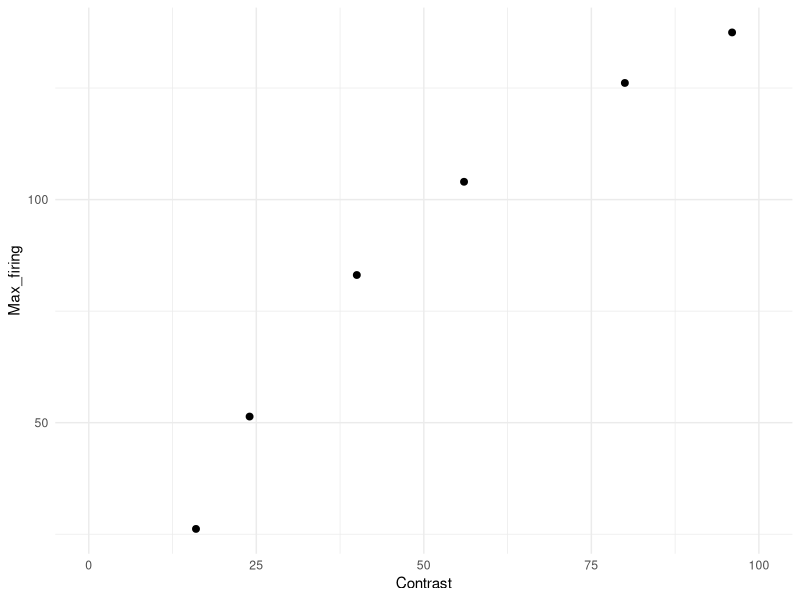
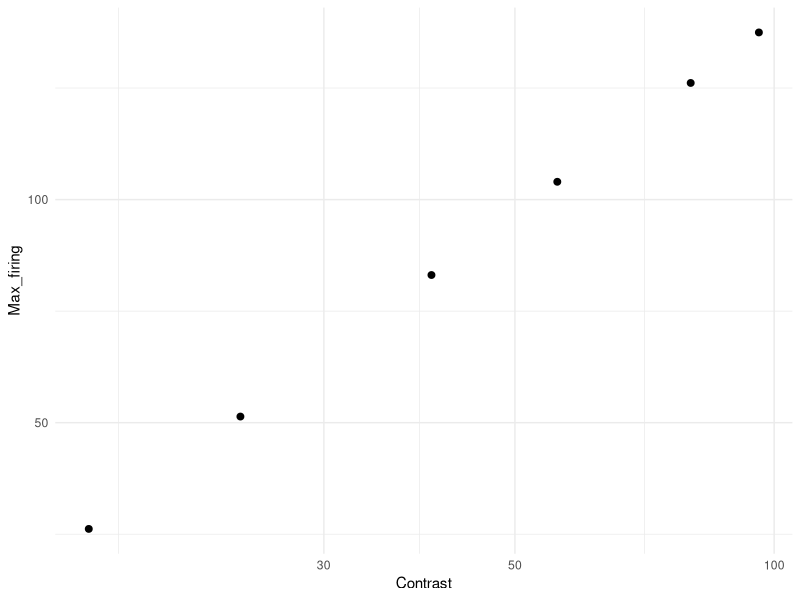

Write the R code that produced these figures, in order. (Note: this script raises an error after producing the figures.)
# Simulation based on Albrecht & Hamilton (1982, fig. 1G)

library(tidyverse)
library(doParallel)
library(foreach)

Contrast <- c(2, 4, 8, 16, 24, 40, 56, 80, 96)
a <- -146 # fixed at 60 for comparability
b <-  143

Max_firing <- a + b * log10(Contrast)
df_ah <- data.frame(Contrast, Max_firing)
df_ah <- df_ah[df_ah$Max_firing >= 0, ]

g1 <- ggplot(df_ah, aes(x = Contrast, y = Max_firing)) +
  geom_point(size = 2) +
  coord_cartesian(xlim = c(0, 100)) +
  theme_minimal()
g1            

g2 <- ggplot(df_ah, aes(x = Contrast, y = Max_firing)) +
  geom_point(size = 2) +
  scale_x_log10() +
  theme_minimal()
g2 

### Simulation ###
cl <- makeCluster(parallel::detectCores() - 1)
registerDoParallel(cl)

n_neurons <- 180                                               # Number of neurons in the population
orientations <- seq(1, 180, by = 1)                            # Possible orientations (0 to 359 degrees)
preferred_orientations <-  seq(1, 180, length.out = n_neurons) # Preferred orientation of each neuron
max_firing_seq <- df_ah$Max_firing                             # Maximum firing rate of each neuron
contrast <-       df_ah$Contrast
tuning_width    <- 20                                          # Tuning width (standard deviation) of each neuron's response curve
n_trials <- 10000

all_results <- list()

for (max_firing_rate in max_firing_seq) {
  
  cat("Running max firing rate =", max_firing_rate, "\n")
  
  tuning_curves <- matrix(0, nrow = n_neurons, ncol = length(orientations))
  
  for (i in 1:n_neurons) {
    tuning_curves[i, ] <- max_firing_rate * exp(
      -0.5 * (
        pmin(abs(orientations - preferred_orientations[i]),
             180 - abs(orientations - preferred_orientations[i]))^2
      ) / tuning_width^2
    )
  }
  
  # ---- 90 ----
  responses_90 <- foreach(
    i = 1:n_trials,
    .combine = rbind,
    .packages = "stats"
  ) %dopar% {
    
    input_90 <- rnorm(n_trials, 90, 0)
    idx <- round(input_90[i]) + 1
    idx <- pmin(pmax(idx, 1), 180)
    
    mu <- tuning_curves[, idx]
    mu[mu == 0] <- 1e-8
    
    resp <- rnbinom(n_neurons, size = 1000000, mu = mu)
    
    cbind(resp,
          neuron = seq_len(n_neurons),
          stim = 90,
          trial = i,
          maxFR = max_firing_rate)
  }
  
  # ---- 91 ----
  responses_91 <- foreach(
    i = 1:n_trials,
    .combine = rbind,
    .packages = "stats"
  ) %dopar% {
    
    input_91 <- rnorm(n_trials, 91, 0)
    idx <- round(input_91[i]) + 1
    idx <- pmin(pmax(idx, 1), 180)
    
    mu <- tuning_curves[, idx]
    mu[mu == 0] <- 1e-8
    
    resp <- rnbinom(n_neurons, size = 1000000, mu = mu)
    
    cbind(resp,
          neuron = seq_len(n_neurons),
          stim = 91,
          trial = i,
          maxFR = max_firing_rate)
  }
  
  df_tmp <- as.data.frame(rbind(responses_90, responses_91))
  colnames(df_tmp) <- c("Spikes", "Neuron", "Stimulus", "Trial", "Contrast")
  
  all_results[[as.character(max_firing_rate)]] <- df_tmp
}

df <- do.call(rbind, all_results)
df$Contrast <- contrast[match(df$Contrast, max_firing_seq)]

### Visualization ###
df %>%
  group_by(Stimulus, Contrast, Trial) %>%
  summarise(Sum_spikes = sum(Spikes), .groups = "drop") -> df_sum

g3 <- ggplot(df_sum, aes(x = Sum_spikes, color = factor(Contrast))) +
  geom_density(alpha = 0.2, linewidth = 1) +
  theme_classic() +
  labs(
    x = "Sum of spikes",
    y = "Density",
    color = "Max firing rate",
    fill =  "Max firing rate"
  )
g3

df_sum %>%
  group_by(Contrast) %>%
  summarise(Mean_sum_spikes = mean(Sum_spikes),
            SD_sum_spikes = sd(Sum_spikes), .groups = "drop") -> df_summary

df_summary %>%
  ggplot(aes(x = Contrast, y = Mean_sum_spikes)) +
  geom_point(size = 2) +
  coord_cartesian(xlim = c(0, 100)) +
  theme_minimal() -> g4
g4

df_summary %>%
  ggplot(aes(x = Contrast, y = Mean_sum_spikes)) +
  geom_point(size = 2) +
  scale_x_log10() +
  scale_y_log10() +
  theme_minimal() -> g5
g5

df_summary %>%
  ggplot(aes(x = Contrast, y = SD_sum_spikes)) +
  geom_point(size = 2) +
  coord_cartesian(xlim = c(0, 100)) +
  theme_minimal() -> g6
g6

df_summary %>%
  ggplot(aes(x = Contrast, y = SD_sum_spikes)) +
  geom_point(size = 2) +
  scale_x_log10() +
  theme_minimal() -> g7
g7

df %>%
  filter(Neuron %in% c(90, 91)) %>%
  pivot_wider(names_from = Neuron, values_from = Spikes) %>%
  ggplot(aes(x = `90`, y = `91`, color = factor(Stimulus))) +
  geom_point(size = 2, alpha = 0.2) +
  labs(x = "Neuron 90", y = "Neuron 91") +
  coord_cartesian(xlim = c(0, 100), ylim = c(0, 100)) +
  theme_minimal() +
  facet_wrap(. ~ Contrast) -> g8
# g8

# sanity check for fano factor 
df %>%
  group_by(Contrast, Stimulus, Neuron) %>%
  summarise(
    mean_spikes = mean(Spikes),
    var_spikes  = var(Spikes),
    fano = var_spikes / mean_spikes,
    .groups = "drop"
  ) %>%
  filter(mean_spikes > 0) %>%
  group_by(Contrast, Stimulus) %>%
  summarise(
    mean_mean_spikes = mean(mean_spikes, na.rm = TRUE),
    mean_var_spikes = mean(var_spikes),
    mean_fano = mean(fano, na.rm = TRUE), # average across neurons
    sd_fano   = sd(fano, na.rm = TRUE),   # sd across neurons
    .groups = "drop")

### Linear Fisher information ###
df_wide <- df %>%
  pivot_wider(
    id_cols = c(Trial, Contrast, Stimulus),
    names_from = Neuron,
    values_from = Spikes)

df_wide$Stimulus_bin <- ifelse(df_wide$Stimulus == 90, 1, 0)

compute_lfi <- function(data, lambda = 1e-6) {
  
  neurons <- grep("^[0-9]+$", colnames(data), value = TRUE)  
  
  data0 <- data[data$Stimulus_bin == 0, neurons]
  data1 <- data[data$Stimulus_bin == 1, neurons]
  
  mu0 <- colMeans(data0)
  mu1 <- colMeans(data1)
  
  df <- mu1 - mu0
  
  Sigma0 <- cov(data0)
  Sigma1 <- cov(data1)
  Sigma  <- (Sigma0 + Sigma1) / 2
  
  p <- length(neurons)              # 逆行列を安定化させる処理 (ニューロン間の相関を少し弱める)
  Sigma <- Sigma + lambda * diag(p) # Ridge正則化, Tikhonov regularization (小さい固有値を持ち上げる)
  
  I <- as.numeric(t(df) %*% solve(Sigma) %*% df) # LFI
  I_per_neuron <- I / p
  
  return(I_per_neuron)
}

maxFR_values <- sort(unique(df_wide$Contrast))

lfi_results <- data.frame(
  Contrast = numeric(),
  LFI_per_neuron = numeric()
)

for (maxFR in maxFR_values) {
  df_sub <- df_wide[df_wide$Contrast == maxFR, ]
  lfi_value <- compute_lfi(df_sub)
  lfi_results <- rbind(lfi_results,
                       data.frame(Contrast = maxFR,
                                  LFI_per_neuron = lfi_value))
}

lfi_results$Contrast <- contrast
print(lfi_results)

lfi_results %>%
  ggplot(aes(x = Contrast, y = LFI_per_neuron)) +
  geom_point(size = 2) +
  coord_cartesian(xlim = c(0, 100)) +
  theme_minimal() -> g9
g9

### Decoding with logistic regression ###
run_logistic_cv_parallel <- function(data, k = 5, ncores = detectCores() - 1) {
  
  predictors <- grep("^[0-9]+$", colnames(data), value = TRUE)  
  n <- nrow(data)
  
  set.seed(123)
  folds <- sample(rep(1:k, length.out = n))
  
  cl <- makeCluster(ncores)
  registerDoParallel(cl)
  
  acc <- foreach(i = 1:k, .combine = c) %dopar% {
    
    train <- data[folds != i, ]
    test  <- data[folds == i, ]
    
    model <- glm(
      Stimulus_bin ~ .,
      data = train[, c("Stimulus_bin", predictors)],
      family = binomial
    )
    
    prob <- predict(model, newdata = test, type = "response")
    pred <- ifelse(prob > 0.5, 1, 0)
    
    mean(pred == test$Stimulus_bin)
  }
  
  stopCluster(cl)
  
  mean(acc)
}

decoding_results <- data.frame(
  Contrast = numeric(),
  Decoding_accuracy = numeric()
)

for (maxFR in maxFR_values) {
  df_sub <- df_wide[df_wide$Contrast == maxFR, ]
  accuracy <- run_logistic_cv_parallel(df_sub, k = 5, ncores = detectCores() - 1)
  decoding_results <- rbind(decoding_results,
                            data.frame(Contrast = maxFR,
                                       Decoding_accuracy = accuracy))
}

decoding_results <- mutate(decoding_results, D_prime = qnorm(Decoding_accuracy) - qnorm(1 - Decoding_accuracy),
                           Contrast = contrast)
decoding_results

decoding_results %>%
  ggplot(aes(x = Contrast, y = D_prime)) +
  geom_point(size = 2) +
  coord_cartesian(xlim = c(0, 100)) +
  theme_minimal() -> g10
g10

decoding_results %>%
  ggplot(aes(x = Contrast, y = D_prime)) +
  geom_point(size = 2) +
  scale_x_log10() +
  theme_minimal() -> g11
g11

g <- cowplot::plot_grid(g1, g2, g10, g11, g4, g5, nrow = 3)
ggsave("fig_1g.png", g, width = 4, height = 5.6, dpi = 300)
